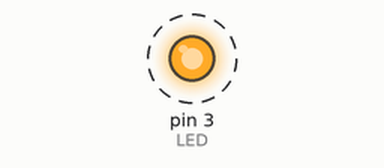
A sketch run on a simulated Arduino Uno, built with avr-gcc and run on an emulated ATmega328P. Parts: output pins drawn as LEDs (lit = HIGH). Dashed ring = blinking.

Above: at 0.05 s.
Timing chart, 0 to 3.0 s (numbered marks = the images above):
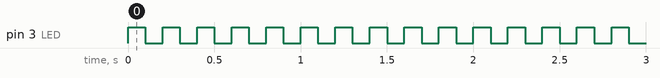

Measured:
- by itself, pin 3 (LED): alternates HIGH for 0.10 s and LOW for 0.10 s

The sketch:

lesson_1.2.ino
```cpp
/*
  keyestudio sun_follower
  lesson 1.2
  Blink
  http://www.keyestudio.com
*/
#define LED 3 //define the pin the LED as D3

void setup()
{
  pinMode(LED, OUTPUT);// initialize digital pin LED as an output.
}
void loop() // the loop function runs over and over again forever
{
  digitalWrite(LED, HIGH);   // turn the LED on (HIGH is the voltage level
  delay(100);    // wait for a second
  digitalWrite(LED, LOW);    // turn the LED off by making the voltage LOW
  delay(100);    // wait for a second
}
```
